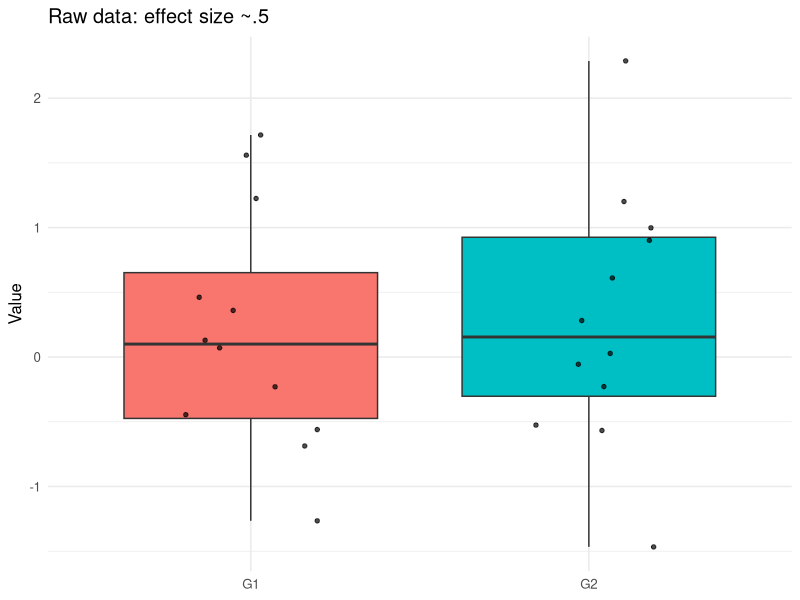
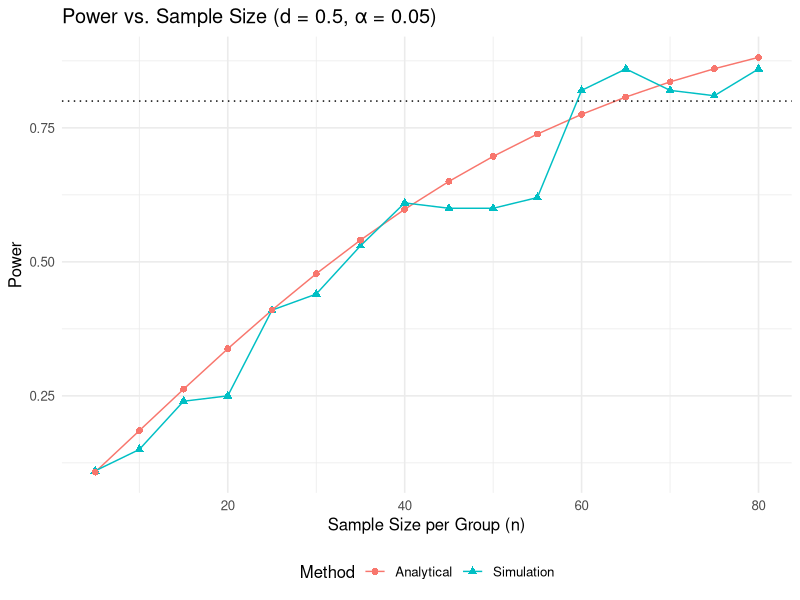
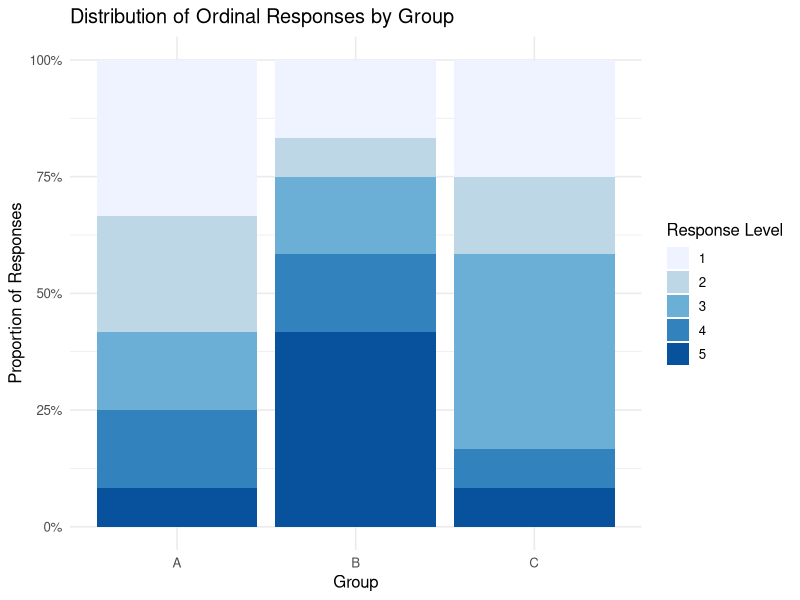

These charts were generated, in order, by the following R code:
# Simulation-Based Statistical Inference for HCI – R Tutorial with Visualizations
# -------------------------------------------------------------------
# This tutorial demonstrates how statistical power
# behaves for different statistical tests under different conditions.
# We visualize both the raw data and the p-value distributions.
# -------------------------------------------------------------------
# Key Concepts:
# - Type I error (α): False positive rate when H0 is true.
# - Power (1 - β): True positive rate when there is an effect.
# - Liberal test: Rejects too often (inflated α).
# - Conservative test: Rejects too rarely (low power).
# -------------------------------------------------------------------


set.seed(123)
library(tidyverse)
library(pwr)
library(glue)


n <- 12
theme_set(theme_minimal(base_size = 12))

# -------------------------------------------------------------------------
# Visualize raw simulated dataset from one simulation ---------------------
# -------------------------------------------------------------------------

# Example of a strong effect (for power visualization)
x_example <- rnorm(n, 0, 1)
y_example <- rnorm(n, .5, 1)
df_example <- tibble(value = c(x_example, y_example),
                     group = factor(rep(c("G1", "G2"), each = n)))



  ggplot(df_example, aes(group, value, fill = group)) +
    geom_boxplot(outlier.shape = NA) +
    geom_jitter(width = 0.2, alpha = 0.7, size = 1.2) +
    labs(title = "Raw data: effect size ~.5", x = NULL, y = "Value") +
    theme(legend.position = "none")






# Fixed effect size and α
d      <- 0.5        # Cohen's d
alpha  <- 0.05
nsim   <- 100

# Sequence of per‐group sample sizes to explore
ns     <- seq(5, 80, by = 5)

# 1) Simulation-based power for each n
sim_powers <- map_dbl(ns, function(n) {
  pvals <- replicate(nsim, {
    x <- rnorm(n, mean = 0, sd = 1)
    y <- rnorm(n, mean = d, sd = 1)
    t.test(x, y, var.equal = TRUE)$p.value
  })
  mean(pvals < alpha)
})

# 2) Analytical power for each n
ana_powers <- map_dbl(ns, function(n) {
  pwr.t.test(
    n          = n,
    d          = d,
    sig.level  = alpha,
    type       = "two.sample",
    alternative = "two.sided"
  )$power
})

# Combine into tidy data frame
power_df <- tibble(
  n       = rep(ns, 2),
  power   = c(sim_powers, ana_powers),
  method  = rep(c("Simulation", "Analytical"), each = length(ns))
)

# Plot
ggplot(power_df, aes(n, power, color = method, shape = method)) +
  geom_line() +
  geom_point(size = 2) +
  geom_hline(yintercept = 0.8, linetype = "dotted") +
  labs(
    title    = glue("Power vs. Sample Size (d = {d}, α = {alpha})"),
    x        = "Sample Size per Group (n)",
    y        = "Power",
    color    = "Method",
    shape    = "Method"
  ) +
  theme(legend.position = "bottom")






## non-parametric data fixed effect size and sample size
### You expect A<B, C is just a control condition
# ------------------------------------------------------------------------------
# 1. Parameters and cut-points for transforming latent normals into 1–5 scale
# ------------------------------------------------------------------------------
n_per_group <- 12        # number of observations per group
shift_AB    <- 0.5       # mean difference between group A and B on the latent scale
shift_C     <- 0.1      # mean difference for group C
cut_points  <- c(-Inf, -0.8, -0.25, 0.25, 0.8, Inf)  # defines thresholds for 5 ordinal levels

# ------------------------------------------------------------------------------
# 2. Generating one set of raw ordinal data for groups A, B, and C
# ------------------------------------------------------------------------------
# 2a. Create latent-normal values for each group
latent_A <- rnorm(n_per_group, mean = 0,      sd = 1)
latent_B <- rnorm(n_per_group, mean = shift_AB, sd = 1)
latent_C <- rnorm(n_per_group, mean = shift_C,  sd = 1)

# 2b. Convert latent values into integer levels 1–5 by cutting at the predefined breaks
value_A <- as.integer(cut(latent_A, breaks = cut_points, labels = FALSE, right = FALSE))
value_B <- as.integer(cut(latent_B, breaks = cut_points, labels = FALSE, right = FALSE))
value_C <- as.integer(cut(latent_C, breaks = cut_points, labels = FALSE, right = FALSE))

# 2c. Build a data.frame with explicit columns
raw_df <- data.frame(
  group = rep(c("A", "B", "C"), each = n_per_group),
  value = factor(
    c(value_A, value_B, value_C),
    levels = 1:5,
    ordered = TRUE
  )
)

# ------------------------------------------------------------------------------
# 3. Inspect the raw data by hand
# ------------------------------------------------------------------------------
# 3a. Frequency counts for each level within each group
freq_table <- table(raw_df$group, raw_df$value)
print("Frequency table of observed levels in each group:")
print(freq_table)

# 3b. Summary statistics (median and interquartile range)
# We coerce the ordered factor back to integer for summary computations
raw_df$value_int <- as.integer(raw_df$value)

summary_stats <- data.frame(
  group = character(0),
  median = numeric(0),
  Q1     = numeric(0),
  Q3     = numeric(0),
  stringsAsFactors = FALSE
)

for (grp in unique(raw_df$group)) {
  this_values <- raw_df$value_int[raw_df$group == grp]
  summary_stats <- rbind(summary_stats, data.frame(
    group = grp,
    median = median(this_values),
    Q1     = quantile(this_values, 0.25),
    Q3     = quantile(this_values, 0.75),
    stringsAsFactors = FALSE
  ))
}

print("Summary statistics by group:")
print(summary_stats)

# ------------------------------------------------------------------------------
# 4. Visualize the distribution of ordinal responses
# ------------------------------------------------------------------------------
# We manually compute proportions for each (group, level) pair and then plot.
prop_df <- as.data.frame(freq_table) %>%
  rename(group = Var1, value = Var2, count = Freq) %>%
  group_by(group) %>%
  mutate(proportion = count / sum(count))

ggplot(data = prop_df, aes(x = group, y = proportion, fill = value)) +
  geom_bar(stat = "identity", position = "fill") +
  scale_y_continuous(labels = scales::percent_format()) +
  labs(
    title = "Distribution of Ordinal Responses by Group",
    x = "Group",
    y = "Proportion of Responses",
    fill = "Response Level"
  ) +
  scale_fill_brewer(palette = "Blues", direction = 1)

# ------------------------------------------------------------------------------
# 5. Simple non-parametric tests on the single dataset
# ------------------------------------------------------------------------------
# 5a. Kruskal–Wallis test (A, B, and C)
kw_test_result <- kruskal.test(value_int ~ group, data = raw_df)
cat("Kruskal–Wallis test (A, B, C): p-value =", round(kw_test_result$p.value, 3), "\n")


# 5b. Wilcoxon rank‐sum (A vs B only)
values_A  <- raw_df$value_int[raw_df$group == "A"]
values_B  <- raw_df$value_int[raw_df$group == "B"]
wilcox_test_result <- wilcox.test(values_A, values_B, exact = FALSE)
cat("Wilcoxon rank‐sum test (A vs B): p-value =", round(wilcox_test_result$p.value, 3), "\n")

# ------------------------------------------------------------------------------
# 6. Simulation study: repeat data generation 1,000 times and estimate power
# ------------------------------------------------------------------------------
n_sims <- 1000

# Preallocate vectors to hold p-values
pvals_wilcox  <- numeric(n_sims)
pvals_kruskal <- numeric(n_sims)

#Your For Loop goes here


# Calculate empirical power at α = 0.05
alpha <- 0.05
power_wilcox  <- mean(pvals_wilcox  < alpha)
power_kruskal <- mean(pvals_kruskal < alpha)

power_results <- data.frame(
  test            = c("Wilcoxon rank‐sum", "Kruskal–Wallis"),
  empirical_power = c(power_wilcox, power_kruskal)
)

print("Estimated statistical power (α = 0.05):")
print(power_results)


# ------------------------------------------------------------------------------
# 7. Simulation‐based power curves for Wilcoxon and Kruskal–Wallis over n --------
# ------------------------------------------------------------------------------

set.seed(456)

# 7a. Define range of sample sizes and number of sims
nsim       <- 1000
ns_vec     <- seq(5, 80, by = 5)
shift_AB   <- 0.5      # same as before
shift_C    <- 0.1
cut_pts    <- cut_points  # reuse your cut_points vector
alpha      <- 0.05

# 7b. Preallocate lists to store power results
# You code here


# 7c. Plot non‐parametric power curves
# You code here
